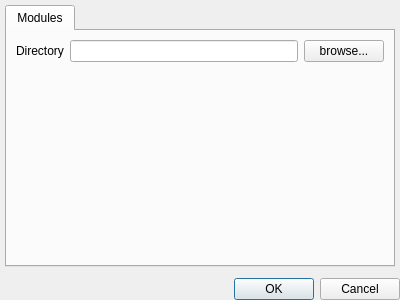
<?xml version="1.0" encoding="UTF-8"?>
<ui version="4.0">
 <class>Settings</class>
 <widget class="QDialog" name="Settings">
  <property name="geometry">
   <rect>
    <x>0</x>
    <y>0</y>
    <width>400</width>
    <height>300</height>
   </rect>
  </property>
  <property name="windowTitle">
   <string>Settings</string>
  </property>
  <layout class="QVBoxLayout" name="verticalLayout">
   <property name="margin">
    <number>0</number>
   </property>
   <item>
    <widget class="QFrame" name="frame">
     <layout class="QGridLayout" name="gridLayout">
      <property name="margin">
       <number>5</number>
      </property>
      <item row="0" column="0">
       <widget class="QTabWidget" name="tabWidget">
        <property name="currentIndex">
         <number>0</number>
        </property>
        <widget class="QWidget" name="Modules">
         <attribute name="title">
          <string>Modules</string>
         </attribute>
         <layout class="QGridLayout" name="gridLayout_2">
          <item row="0" column="0">
           <widget class="QLabel" name="l_directory">
            <property name="text">
             <string>Directory</string>
            </property>
           </widget>
          </item>
          <item row="0" column="2">
           <widget class="QPushButton" name="b_browse">
            <property name="text">
             <string>browse...</string>
            </property>
           </widget>
          </item>
          <item row="0" column="1">
           <widget class="QLineEdit" name="le_directory"/>
          </item>
          <item row="1" column="0">
           <spacer name="verticalSpacer">
            <property name="orientation">
             <enum>Qt::Vertical</enum>
            </property>
            <property name="sizeHint" stdset="0">
             <size>
              <width>20</width>
              <height>40</height>
             </size>
            </property>
           </spacer>
          </item>
         </layout>
        </widget>
       </widget>
      </item>
     </layout>
    </widget>
   </item>
   <item>
    <widget class="QDialogButtonBox" name="buttonBox">
     <property name="orientation">
      <enum>Qt::Horizontal</enum>
     </property>
     <property name="standardButtons">
      <set>QDialogButtonBox::Cancel|QDialogButtonBox::Ok</set>
     </property>
    </widget>
   </item>
  </layout>
 </widget>
 <resources/>
 <connections>
  <connection>
   <sender>buttonBox</sender>
   <signal>accepted()</signal>
   <receiver>Settings</receiver>
   <slot>accept()</slot>
   <hints>
    <hint type="sourcelabel">
     <x>248</x>
     <y>254</y>
    </hint>
    <hint type="destinationlabel">
     <x>157</x>
     <y>274</y>
    </hint>
   </hints>
  </connection>
  <connection>
   <sender>buttonBox</sender>
   <signal>rejected()</signal>
   <receiver>Settings</receiver>
   <slot>reject()</slot>
   <hints>
    <hint type="sourcelabel">
     <x>316</x>
     <y>260</y>
    </hint>
    <hint type="destinationlabel">
     <x>286</x>
     <y>274</y>
    </hint>
   </hints>
  </connection>
 </connections>
</ui>
